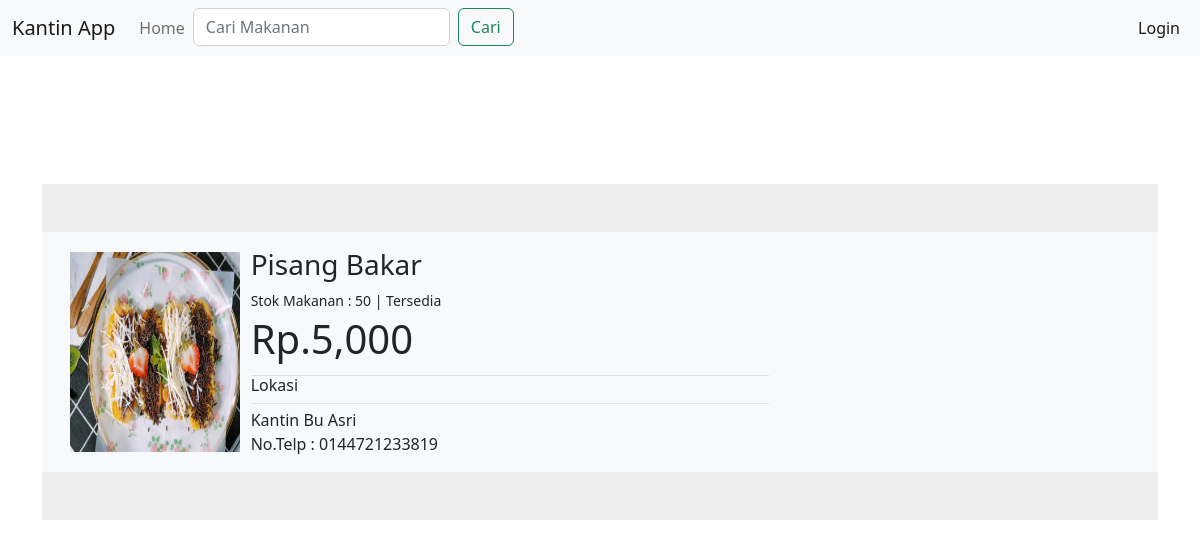
/makanan/2, run on the app's committed database.
### makanan/models.py (models this page shows, shortened)
class Makanan (models.Model):
    nama = models.CharField(max_length=250)
    harga = models.IntegerField()
    gambar = models.ImageField(upload_to='makanan/images/')
    stok = models.IntegerField()
    kantin = models.ForeignKey(Kantin,on_delete=models.CASCADE)
    Tersedia = (
        ('1', 'Tersedia'),
        ('0', 'Tidak Tersedia')
    )
    tersedia = models.CharField(max_length=1, choices=Tersedia)

class Kantin (models.Model):
    nama = models.CharField(max_length=250)
    phone_regex = RegexValidator(regex=r'^\+?1?\d{9,15}$',message = "min 8 digit")
    telpon = models.CharField(validators=[phone_regex], max_length=15, blank=True)

### makanan/views.py (the view)
# urls.py: path('makanan/<int:makanan_id>', makananView.detail, name = 'detail'),
def detail(request,makanan_id) :
    makanan = get_object_or_404(Makanan, pk=makanan_id)
    return render(request, 'detail.html', {'makanan' : makanan})

### makanan/template/detail.html (shortened to what this page needs)
{% extends 'navbar.html' %}
{% load humanize %}
{% block content %}
<!DOCTYPE html>
<html lang="en">
<head>
    <link href="https://cdn.jsdelivr.net/npm/bootstrap@5.2.3/dist/css/bootstrap.min.css" rel="stylesheet">
</head>
<body>
    <section style="background-color: #eee; margin-top: 128px;">
        <div class="container py-5">
          <div class="row bg-light p-3">
            <div class="col-md-2 py-1">
              <img src="{{ makanan.gambar.url }}" height = "200px" width="170px">
            </div>
            <div class="col-md-6">
              <div class="d-flex flex-column justify-content-between gap-1">
                <div class="d-flex flex-column justify-content-center">
                  <h3>{{ makanan.nama }}</h3>
                  <small>Stok Makanan : {{ makanan.stok }} | {{ makanan.get_tersedia_display }}</small>
                </div>
                <h1>Rp.{{ makanan.harga|intcomma }}</h1>
                <div class="d-flex align-items-center border border-end-0 border-start-0">
                  <h6>Lokasi</h6>
                </div>
                <div class="mb-4 mb-md-0 overflow-auto"">
                    {{ makanan.kantin.nama }}<br>
                    No.Telp : {{ makanan.kantin.telpon }}
                </div>
              </div>
            </div>
          </div>
        </div>
      </section>
</body>
{% endblock content %}

### data on the page
Makanan: gambar (picture), nama "Pisang Bakar", stok "50", tersedia "Tersedia", harga "5,000", kantin.nama "Kantin Bu Asri", kantin.telpon "0144721233819"
